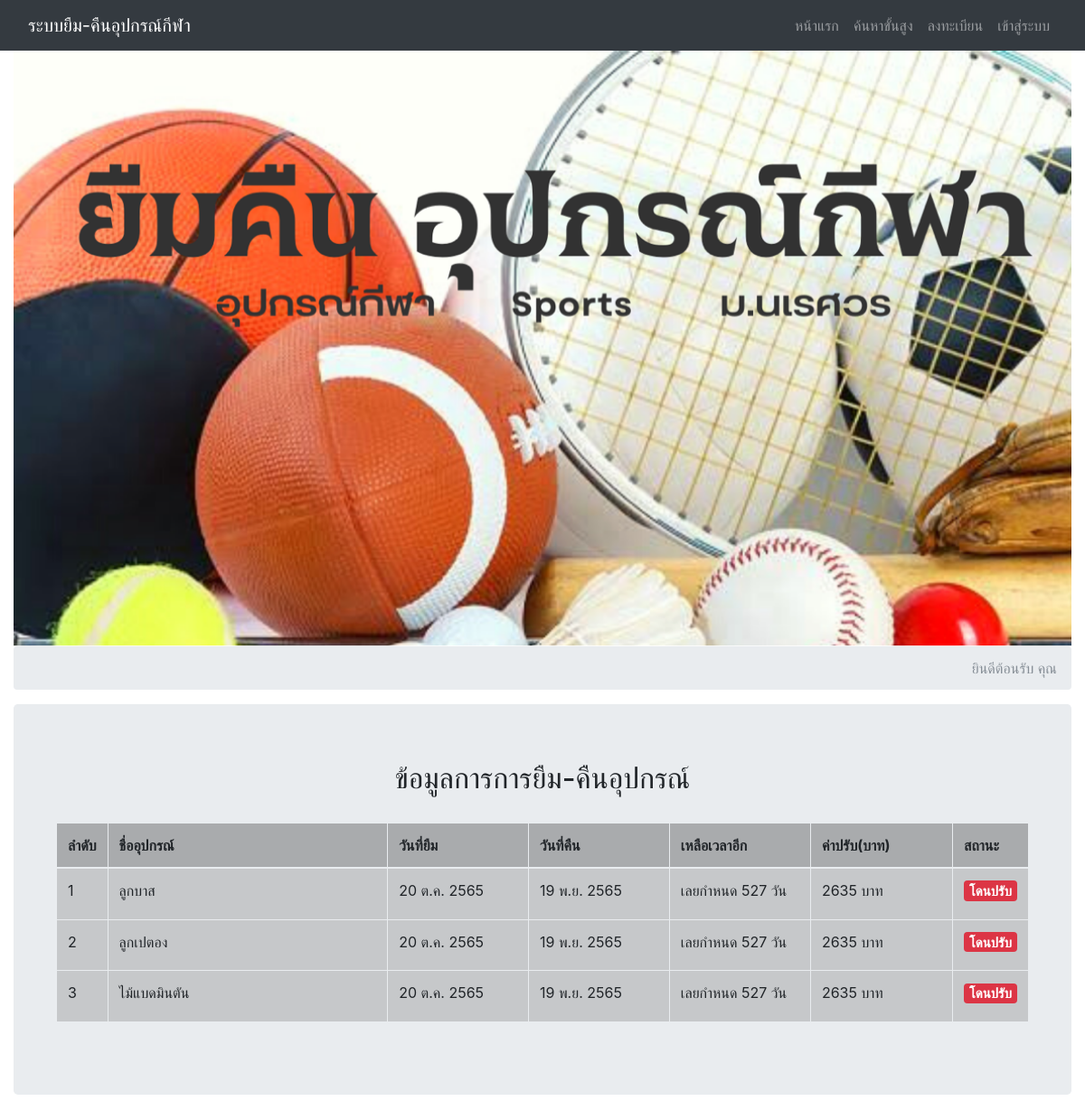
/returns.php?id=3, run on the app's committed database.
### tables this page shows
CREATE TABLE `sp_detail` (
  `detail_id` int(11) NOT NULL,
  `history_id` int(11) NOT NULL,
  `equipment_id` int(11) NOT NULL,
  `status_lend` int(11) NOT NULL,
  `fine` int(11) NOT NULL,
  `lent_date_strat` datetime NOT NULL,
  `lend_date_end` datetime NOT NULL
);

CREATE TABLE `sp_equipment` (
  `equipment_id` int(11) NOT NULL,
  `equipment_name` varchar(255) NOT NULL,
  `equipment_date` datetime NOT NULL,
  `equipment_status` varchar(20) NOT NULL,
  `equipment_code` varchar(50) NOT NULL
);

### fucntion_query.php (called while the page is built, shortened)
<?php
require_once 'connect_db.php';
function DateThai($strDate)
{
	$strYear = date("Y",strtotime($strDate))+543;
	$strMonth= date("n",strtotime($strDate));
	$strDay= date("j",strtotime($strDate));
	$strMonthCut = Array("","ม.ค.","ก.พ.","มี.ค.","เม.ย.","พ.ค.","มิ.ย.","ก.ค.","ส.ค.","ก.ย.","ต.ค.","พ.ย.","ธ.ค.");
	$strMonthThai=$strMonthCut[$strMonth];
	return "$strDay $strMonthThai $strYear";
}
function GetDetailLend($id){
	global $conn ;
	$sql ="SELECT h.*,d.*,b.equipment_name,b.equipment_status FROM sp_history h LEFT JOIN sp_detail d ON h.history_id = d.history_id LEFT JOIN sp_equipment b ON d.equipment_id = b.equipment_id WHERE h.user_id = $id ORDER BY h.history_date DESC";
	$result = $conn->query($sql);
	$results = [];
	while ($row = $result->fetch_object()) {
		$results[] = $row;
	}
	return $results;
}
function DateTimeDiff($strDateTime1,$strDateTime2)
{
    return (strtotime($strDateTime2) - strtotime($strDateTime1))/  ( 60 * 60 * 24);
}

### returns.php (the view, shortened to what this page needs)
<?php
$id = $_GET['id'];
 $page = 'return';?>
 <?php
 include "header.php";
 include  "fucntion_query.php";
 ?>
 <body>
   <?php include "navbar.php"; ?>
   <div class="container">
     <div class="row">
       <div class="col-lg-12 text-center">
         <img src="images/img_equipment.png" class="img-fluid" alt="Responsive image">
       </div>
     </div>
     <nav  aria-label="breadcrumb" role="navigation">
       <ol class="breadcrumb">
         <li class="breadcrumb-item active" aria-current="page"><?="ยินดีต้อนรับ คุณ".$user->name." ".$user->lastname?></li>
       </ol>
     </nav>
     <div class="jumbotron">
       <div class="row">
         <div class="col-lg-12 ">
          <h2 class="display-5 text-center">ข้อมูลการการยืม-คืนอุปกรณ์</h2>
          <br>
          <form action="save_history.php" method="post">
            <div class="container">
             <table id="example" class="table table-hover table-bordered table-dark" cellspacing="0" width="100%">
               <thead class="thead-light">
                 <tr class="table-active">
                   <th width="5%">ลำดับ</th>
                   <th width="30%">ชื่ออุปกรณ์</th>
                   <th width="15%">วันที่ยืม</th>
                   <th width="15%">วันที่คืน</th>
                   <th width="15%">เหลือเวลาอีก</th>
                   <th width="15%">ค่าปรับ(บาท)</th>
                   <th width="5%">สถานะ</th>
                 </tr>
               </thead>
               <tbody>
                 <?php
                 $equipment = GetDetailLend($id);
                 for ($i=0; $i < count($equipment) ; $i++) {
                   ?>
                   <tr>
                     <td><?=$i+1;?></td>
                     <td >
                         <?=$equipment[$i]->equipment_name?>
                     </td>
                     <td><?=DateThai($equipment[$i]->lent_date_strat)?></td>
                     <td><?=DateThai($equipment[$i]->lend_date_end)?></td>
                     <td><?php
                      $num_day = number_format(DateTimeDiff(date('Y-m-d'),$equipment[$i]->lend_date_end));
                      if($num_day >= 0){
                        echo $num_day." วัน";
                      }else{
                        echo "เลยกำหนด ".str_replace("-","",$num_day)." วัน";
                      }
                      ?></td>
                     <td>
                      <?php
                        $sum = 0;
                        if($num_day < 0){
                          $sum = str_replace("-","",$num_day) * 5;
                        }
                        echo $sum." บาท"
                     ?></td>
                      <?php
                         if($sum >  0){
                           $status = 'danger';
                           $text = 'โดนปรับ';
                         }else{
                           $status = 'info';
                           $text = 'ปกติ';
                         }
                      ?>
                     <td><h5><span class="badge badge-<?=$status?>">
                        <?php echo $text?>
                      </span></h5>
                    </td>
                   </tr>
                   <?php } ?>
                 </tbody>
               </table>
             </div>
           </form>
         </div>
       </div>
     </div>
   </div>
 </body>
 </html>

### header.php (style rules this page uses)
body { padding-top: 54px; }
@media (min-width: 992px) { body { padding-top: 56px; } }

### data on the page
sp_detail: equipment.equipment_name "ลูกบาส", lent_date_strat "20 ต.ค. 2565", lend_date_end "19 พ.ย. 2565", lend_date_end "527", lend_date_end "2635", lend_date_end "โดนปรับ"
sp_detail: equipment.equipment_name "ลูกเปตอง", lent_date_strat "20 ต.ค. 2565", lend_date_end "19 พ.ย. 2565", lend_date_end "527", lend_date_end "2635", lend_date_end "โดนปรับ"
sp_detail: equipment.equipment_name "ไม้แบดมินตัน", lent_date_strat "20 ต.ค. 2565", lend_date_end "19 พ.ย. 2565", lend_date_end "527", lend_date_end "2635", lend_date_end "โดนปรับ"
